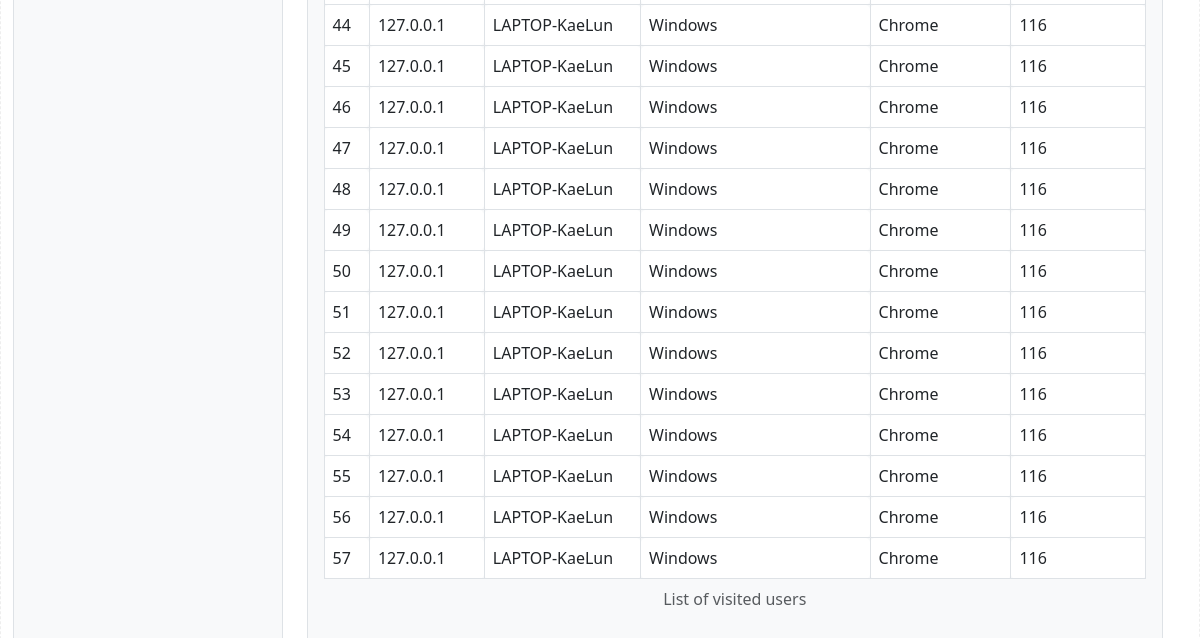
/admin (lower part), run on an earlier commit of the app's database.
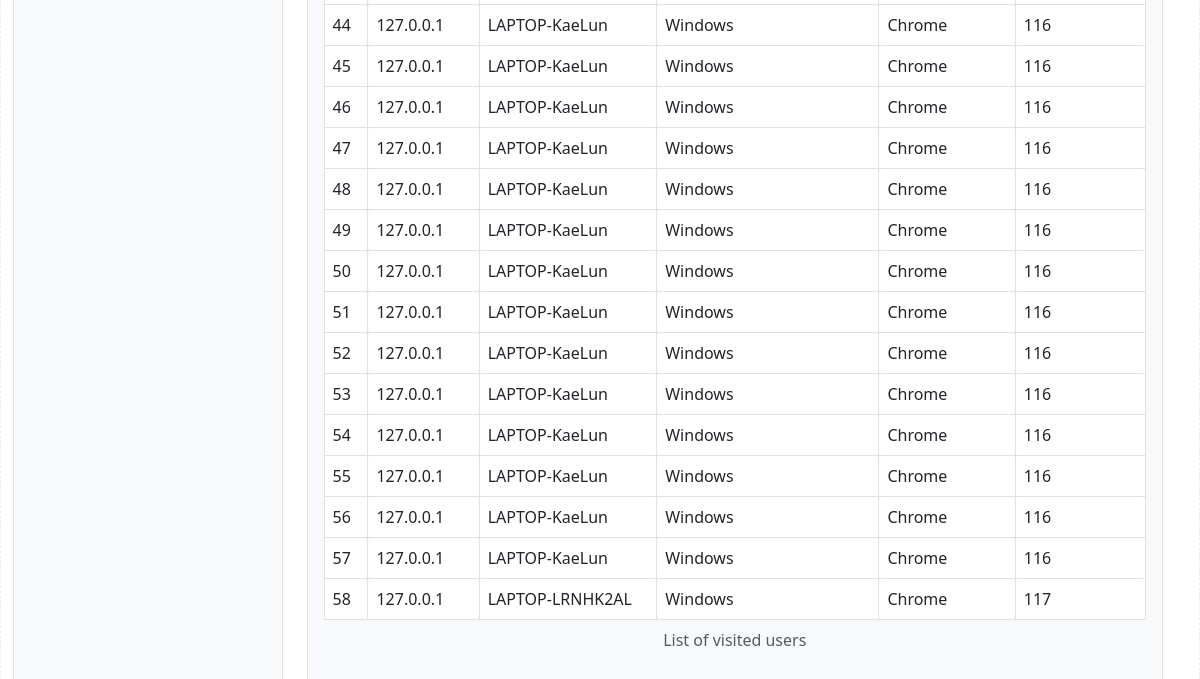
And on a later commit of the database.
### app.py (models this page shows, shortened)
class ipTracker(db.Model):
    __tablename__ = "ipTracker"
    id = db.Column(db.Integer, primary_key=True)
    userIPAddr = db.Column(db.String(128), nullable=False)
    userDeviceName = db.Column(db.String(128), nullable=False)
    userBrowserType = db.Column(db.String(128), nullable=False)
    userPlatform = db.Column(db.String(128), nullable=False)
    userBrowserVersion = db.Column(db.String(128), nullable=False)

### app.py (the view)
@app.route('/admin')
def admin():
    userIP = ipTracker.query.all()
    return render_template('admin.html', userIP = userIP)

### templates/admin.html (shortened to what this page needs)
<!DOCTYPE html>
<html lang="en">
  <head>
    <link
      rel="stylesheet"
      href="https://cdnjs.cloudflare.com/ajax/libs/font-awesome/4.7.0/css/font-awesome.min.css"
    />
    <link
      href="{{ url_for('static', filename='assets/vendor/aos/aos.css')}}"
      rel="stylesheet"
    />
    <link
      href="{{ url_for('static', filename='assets/vendor/bootstrap/css/bootstrap.min.css')}}"
      rel="stylesheet"
    />
    <link
      href="{{ url_for('static', filename='assets/vendor/bootstrap-icons/bootstrap-icons.css')}}"
      rel="stylesheet"
    />
    <link
      href="{{ url_for('static', filename='assets/vendor/glightbox/css/glightbox.min.css')}}"
      rel="stylesheet"
    />
    <link
      href="{{ url_for('static', filename='assets/vendor/swiper/swiper-bundle.min.css')}}"
      rel="stylesheet"
    />
    <link
      href="{{ url_for('static', filename='assets/css/style.css')}}"
      rel="stylesheet"
    />
  </head>
  <body>
    <div
      class="container-fluid pb-3 flex-grow-1 d-flex flex-column flex-sm-row overflow-auto"
    >
      <div class="row flex-grow-sm-1 flex-grow-0 w-100">
        <aside
          class="col-sm-3 flex-grow-sm-1 flex-shrink-1 flex-grow-0 sticky-top pb-sm-0 pb-3"
        >
          <div class="bg-light border rounded-3 p-1 h-100 sticky-top">
          </div>
        </aside>
        <main class="col overflow-auto h-100">
          <div class="bg-light border rounded-3 p-3">
            <table class="table table-hover table-bordered table-responsive mt-5">
              <caption class="text-center">List of visited users</caption>
              <tbody>
                {% for ip in userIP %}
                <tr>
                  <td>{{ip.id}}</td>
                  <td>{{ip.userIPAddr}}</td>
                  <td>{{ip.userDeviceName}}</td>
                  <td>{{ip.userPlatform}}</td>
                  <td>{{ip.userBrowserType}}</td>
                  <td>{{ip.userBrowserVersion}}</td>
                </tr>
                {% endfor %}
              </tbody>
            </table>
          </div>
        </main>
      </div>
    </div>
  </body>
</html>

### static/assets/css/style.css (style rules this page uses)
body { background-color: #fff; color: #333; }

### templates/admin.html (style rules this page uses)
* { border-radius: 5px; }
main { min-height: 80vh; }
[class*="container"] { border: 1px dashed #eee; background-clip: content-box; }
.row [class*="col"] { background-color: #efefef; background-clip: content-box; }

What changed in the data, as far as the page shows it:
added ipTracker: id "58", userIPAddr "127.0.0.1", userDeviceName "LAPTOP-LRNHK2AL", userPlatform "Windows", userBrowserType "Chrome", userBrowserVersion "117"
